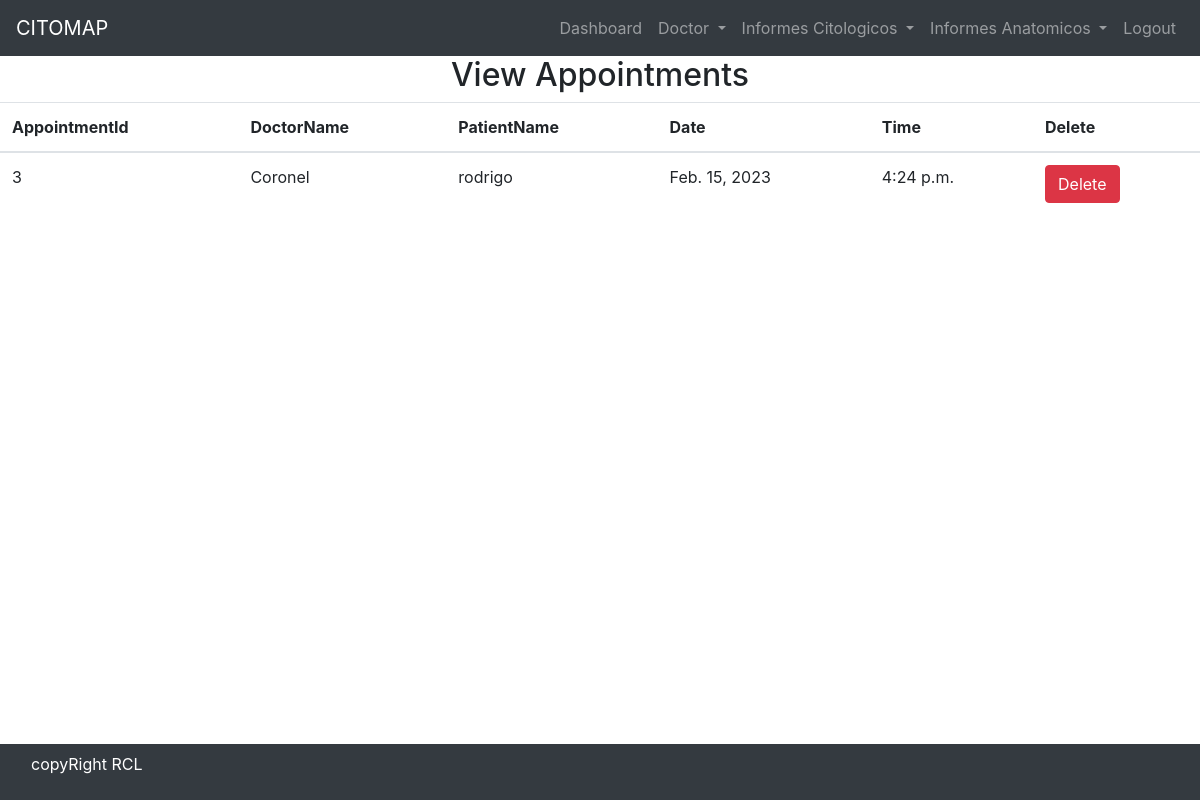
The page /view_appointment/ (signed in) on the database as committed earlier.
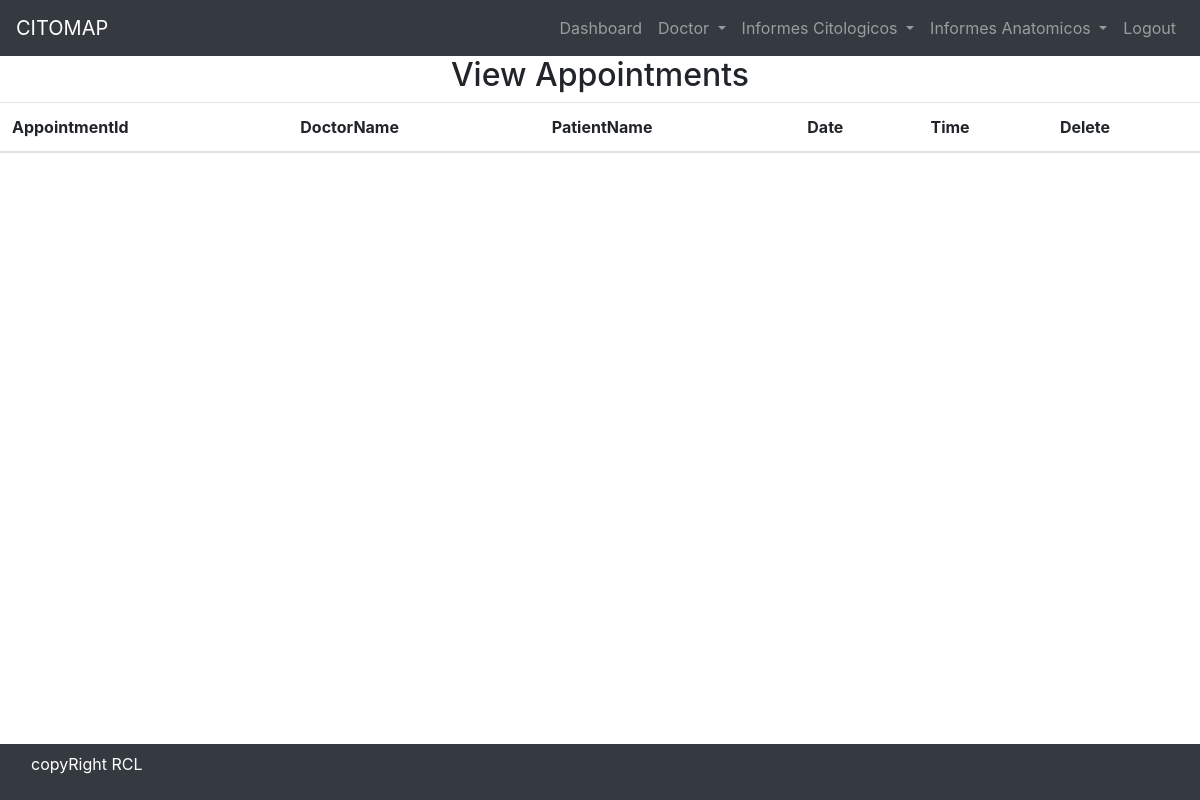
The same page on the database as committed later.
### hospital/models.py (models this page shows)
class Appointment(models.Model):
    doctor = models.ForeignKey(Doctor,on_delete=models.CASCADE)
    patient = models.ForeignKey(Patient,on_delete=models.CASCADE)
    date = models.DateField()
    time = models.TimeField()

class Doctor(models.Model):
    Name = models.CharField(max_length=50)
    mobile = models.IntegerField()
    special = models.CharField(max_length=50)
    matricula = models.CharField(max_length=50,default='CCC-00000')

class Patient(models.Model):
    name = models.CharField(max_length=50)
    gender = models.CharField(max_length=50)
    mobile = models.IntegerField(null=True)
    address = models.TextField()

### hospital/views.py (the view)
# urls.py: path('view_appointment/', View_Appointment, name='view_appointment'),
def View_Appointment(request):
    if not request.user.is_staff:
        return redirect('login')
    doc = Appointment.objects.all()
    d = {'doc': doc}
    return render(request, 'view_appointment.html',d)

### hospital/templates/view_appointment.html
{% include 'base.html' %} {% include 'navigation.html' %} {% block content %}
<div>
  <h2 class="text-center">View Appointments</h2>
  <table id="example" class="table table-hover">
    <thead>
      <tr>
        <th>AppointmentId</th>
        <th>DoctorName</th>
        <th>PatientName</th>
        <th>Date</th>
        <th>Time</th>
        <th>Delete</th>
      </tr>
    </thead>
    <body>
      {% for i in doc%}
      <tr>
        <td>{{i.id}}</td>
        <td>{{i.doctor.Name}}</td>
        <td>{{i.patient.name}}</td>
        <td>{{i.date}}</td>
        <td>{{i.time}}</td>
        <td>
          <a
            href="{% url 'delete_appointment' i.id %}"
            onclick="return confirm('Are you sure you want to delete')"
            class="btn btn-danger"
          >
            Delete
          </a>
        </td>
      </tr>
      {% endfor%}
    </body>
  </table>
</div>
{% endblock content%} {% include 'footer.html'%}

Rows that differ between the two databases and show on the page:
removed Appointment: id "3", doctor.Name "Coronel", patient.name "rodrigo", date "Feb. 15, 2023", time "4:24 p.m."
